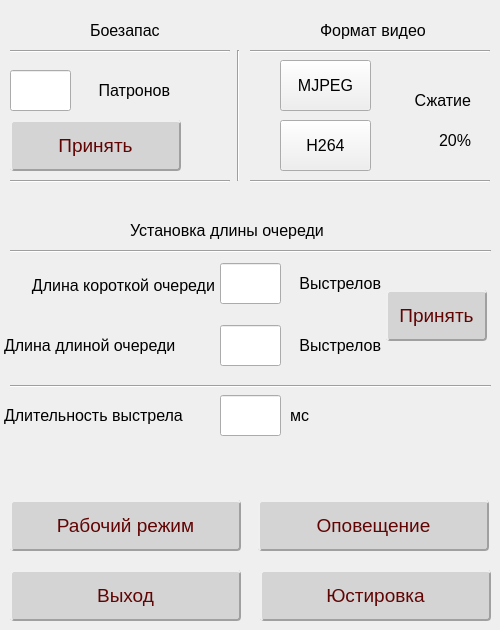
<?xml version="1.0" encoding="UTF-8"?>
<ui version="4.0">
 <class>serviceWidget</class>
 <widget class="QDialog" name="serviceWidget">
  <property name="geometry">
   <rect>
    <x>0</x>
    <y>0</y>
    <width>500</width>
    <height>630</height>
   </rect>
  </property>
  <property name="windowTitle">
   <string>Dialog</string>
  </property>
  <widget class="QPushButton" name="exitButton">
   <property name="geometry">
    <rect>
     <x>10</x>
     <y>570</y>
     <width>231</width>
     <height>51</height>
    </rect>
   </property>
   <property name="font">
    <font>
     <pointsize>14</pointsize>
    </font>
   </property>
   <property name="styleSheet">
    <string notr="true">QPushButton
{
	background-color: #D4D4D4;
    color:#610404;
    border: 2px outset #a0a0a0;
    border-radius: 4px;
}
    QPushButton:pressed
{
	background-color: #D4D4D4;
    color:#610404;
    border: 2px inset #a0a0a0;
    border-radius: 4px;
}</string>
   </property>
   <property name="text">
    <string>Выход</string>
   </property>
  </widget>
  <widget class="QPushButton" name="adjustmentButton">
   <property name="geometry">
    <rect>
     <x>260</x>
     <y>570</y>
     <width>231</width>
     <height>51</height>
    </rect>
   </property>
   <property name="font">
    <font>
     <pointsize>14</pointsize>
    </font>
   </property>
   <property name="styleSheet">
    <string notr="true">QPushButton
{
	background-color: #D4D4D4;
    color:#610404;
    border: 2px outset #a0a0a0;
    border-radius: 4px;
}
    QPushButton:pressed
{
	background-color: #D4D4D4;
    color:#610404;
    border: 2px inset #a0a0a0;
    border-radius: 4px;
}</string>
   </property>
   <property name="text">
    <string>Юстировка</string>
   </property>
  </widget>
  <widget class="QPushButton" name="modeButton">
   <property name="geometry">
    <rect>
     <x>10</x>
     <y>500</y>
     <width>231</width>
     <height>51</height>
    </rect>
   </property>
   <property name="font">
    <font>
     <pointsize>14</pointsize>
    </font>
   </property>
   <property name="styleSheet">
    <string notr="true">QPushButton
{
	background-color: #D4D4D4;
    color:#610404;
    border: 2px outset #a0a0a0;
    border-radius: 4px;
}
    QPushButton:pressed
{
	background-color: #D4D4D4;
    color:#610404;
    border: 2px inset #a0a0a0;
    border-radius: 4px;
}</string>
   </property>
   <property name="text">
    <string>Рабочий режим</string>
   </property>
  </widget>
  <widget class="QPushButton" name="soundButton">
   <property name="geometry">
    <rect>
     <x>258</x>
     <y>500</y>
     <width>231</width>
     <height>51</height>
    </rect>
   </property>
   <property name="font">
    <font>
     <pointsize>14</pointsize>
    </font>
   </property>
   <property name="styleSheet">
    <string notr="true">QPushButton
{
	background-color: #D4D4D4;
    color:#610404;
    border: 2px outset #a0a0a0;
    border-radius: 4px;
}
    QPushButton:pressed
{
	background-color: #D4D4D4;
    color:#610404;
    border: 2px inset #a0a0a0;
    border-radius: 4px;
}</string>
   </property>
   <property name="text">
    <string>Оповещение</string>
   </property>
  </widget>
  <widget class="Line" name="line_2">
   <property name="geometry">
    <rect>
     <x>10</x>
     <y>385</y>
     <width>481</width>
     <height>3</height>
    </rect>
   </property>
   <property name="orientation">
    <enum>Qt::Horizontal</enum>
   </property>
  </widget>
  <widget class="QPushButton" name="applyBurstLength">
   <property name="geometry">
    <rect>
     <x>386</x>
     <y>290</y>
     <width>101</width>
     <height>51</height>
    </rect>
   </property>
   <property name="font">
    <font>
     <pointsize>14</pointsize>
    </font>
   </property>
   <property name="styleSheet">
    <string notr="true">QPushButton
{
	background-color: #D4D4D4;
    color:#610404;
    border: 2px outset #a0a0a0;
    border-radius: 4px;
}
    QPushButton:pressed
{
	background-color: #D4D4D4;
    color:#610404;
    border: 2px inset #a0a0a0;
    border-radius: 4px;
}</string>
   </property>
   <property name="text">
    <string>Принять</string>
   </property>
  </widget>
  <widget class="QLabel" name="ammunitionValue">
   <property name="geometry">
    <rect>
     <x>80</x>
     <y>80</y>
     <width>90</width>
     <height>20</height>
    </rect>
   </property>
   <property name="font">
    <font>
     <pointsize>12</pointsize>
    </font>
   </property>
   <property name="text">
    <string>Патронов</string>
   </property>
   <property name="alignment">
    <set>Qt::AlignRight|Qt::AlignTrailing|Qt::AlignVCenter</set>
   </property>
  </widget>
  <widget class="QLineEdit" name="ammunitionInput">
   <property name="geometry">
    <rect>
     <x>10</x>
     <y>70</y>
     <width>61</width>
     <height>41</height>
    </rect>
   </property>
   <property name="font">
    <font>
     <pointsize>12</pointsize>
    </font>
   </property>
   <property name="focusPolicy">
    <enum>Qt::ClickFocus</enum>
   </property>
   <property name="layoutDirection">
    <enum>Qt::LeftToRight</enum>
   </property>
   <property name="styleSheet">
    <string notr="true"/>
   </property>
   <property name="text">
    <string/>
   </property>
  </widget>
  <widget class="QLabel" name="shortUnitLabel">
   <property name="geometry">
    <rect>
     <x>290</x>
     <y>273</y>
     <width>91</width>
     <height>20</height>
    </rect>
   </property>
   <property name="font">
    <font>
     <pointsize>12</pointsize>
    </font>
   </property>
   <property name="text">
    <string>Выстрелов</string>
   </property>
   <property name="alignment">
    <set>Qt::AlignRight|Qt::AlignTrailing|Qt::AlignVCenter</set>
   </property>
  </widget>
  <widget class="QLabel" name="longUnitLabel">
   <property name="geometry">
    <rect>
     <x>290</x>
     <y>335</y>
     <width>91</width>
     <height>20</height>
    </rect>
   </property>
   <property name="font">
    <font>
     <pointsize>12</pointsize>
    </font>
   </property>
   <property name="text">
    <string>Выстрелов</string>
   </property>
   <property name="alignment">
    <set>Qt::AlignRight|Qt::AlignTrailing|Qt::AlignVCenter</set>
   </property>
  </widget>
  <widget class="QLineEdit" name="shortBurstLengthInput">
   <property name="geometry">
    <rect>
     <x>220</x>
     <y>263</y>
     <width>61</width>
     <height>41</height>
    </rect>
   </property>
   <property name="font">
    <font>
     <pointsize>12</pointsize>
    </font>
   </property>
   <property name="focusPolicy">
    <enum>Qt::ClickFocus</enum>
   </property>
   <property name="layoutDirection">
    <enum>Qt::LeftToRight</enum>
   </property>
   <property name="styleSheet">
    <string notr="true"/>
   </property>
   <property name="text">
    <string/>
   </property>
  </widget>
  <widget class="QLineEdit" name="longBurstLengthInput">
   <property name="geometry">
    <rect>
     <x>220</x>
     <y>325</y>
     <width>61</width>
     <height>41</height>
    </rect>
   </property>
   <property name="font">
    <font>
     <pointsize>12</pointsize>
    </font>
   </property>
   <property name="focusPolicy">
    <enum>Qt::ClickFocus</enum>
   </property>
   <property name="layoutDirection">
    <enum>Qt::LeftToRight</enum>
   </property>
   <property name="styleSheet">
    <string notr="true"/>
   </property>
   <property name="text">
    <string/>
   </property>
  </widget>
  <widget class="QLabel" name="shortLabel">
   <property name="geometry">
    <rect>
     <x>4</x>
     <y>275</y>
     <width>211</width>
     <height>20</height>
    </rect>
   </property>
   <property name="font">
    <font>
     <pointsize>12</pointsize>
    </font>
   </property>
   <property name="text">
    <string>Длина короткой очереди</string>
   </property>
   <property name="alignment">
    <set>Qt::AlignRight|Qt::AlignTrailing|Qt::AlignVCenter</set>
   </property>
  </widget>
  <widget class="QLabel" name="longLabel">
   <property name="geometry">
    <rect>
     <x>4</x>
     <y>335</y>
     <width>211</width>
     <height>20</height>
    </rect>
   </property>
   <property name="font">
    <font>
     <pointsize>12</pointsize>
    </font>
   </property>
   <property name="text">
    <string>Длина длиной очереди</string>
   </property>
  </widget>
  <widget class="QPushButton" name="applyAmmunition">
   <property name="geometry">
    <rect>
     <x>10</x>
     <y>120</y>
     <width>171</width>
     <height>51</height>
    </rect>
   </property>
   <property name="font">
    <font>
     <pointsize>14</pointsize>
    </font>
   </property>
   <property name="styleSheet">
    <string notr="true">QPushButton
{
	background-color: #D4D4D4;
    color:#610404;
    border: 2px outset #a0a0a0;
    border-radius: 4px;
}
    QPushButton:pressed
{
	background-color: #D4D4D4;
    color:#610404;
    border: 2px inset #a0a0a0;
    border-radius: 4px;
}</string>
   </property>
   <property name="text">
    <string>Принять</string>
   </property>
  </widget>
  <widget class="Line" name="line_3">
   <property name="geometry">
    <rect>
     <x>10</x>
     <y>250</y>
     <width>481</width>
     <height>3</height>
    </rect>
   </property>
   <property name="orientation">
    <enum>Qt::Horizontal</enum>
   </property>
  </widget>
  <widget class="QLabel" name="singleFireLabel">
   <property name="geometry">
    <rect>
     <x>4</x>
     <y>405</y>
     <width>211</width>
     <height>20</height>
    </rect>
   </property>
   <property name="font">
    <font>
     <pointsize>12</pointsize>
    </font>
   </property>
   <property name="text">
    <string>Длительность выстрела</string>
   </property>
  </widget>
  <widget class="QLineEdit" name="singleShotTimeInput">
   <property name="geometry">
    <rect>
     <x>220</x>
     <y>395</y>
     <width>61</width>
     <height>41</height>
    </rect>
   </property>
   <property name="font">
    <font>
     <pointsize>12</pointsize>
    </font>
   </property>
   <property name="focusPolicy">
    <enum>Qt::ClickFocus</enum>
   </property>
   <property name="layoutDirection">
    <enum>Qt::LeftToRight</enum>
   </property>
   <property name="styleSheet">
    <string notr="true"/>
   </property>
   <property name="text">
    <string/>
   </property>
  </widget>
  <widget class="QLabel" name="singleFireUnitLabel">
   <property name="geometry">
    <rect>
     <x>290</x>
     <y>405</y>
     <width>91</width>
     <height>20</height>
    </rect>
   </property>
   <property name="font">
    <font>
     <pointsize>12</pointsize>
    </font>
   </property>
   <property name="text">
    <string>мс</string>
   </property>
  </widget>
  <widget class="QLabel" name="burstlengthTitleLabel">
   <property name="geometry">
    <rect>
     <x>130</x>
     <y>220</y>
     <width>231</width>
     <height>20</height>
    </rect>
   </property>
   <property name="font">
    <font>
     <pointsize>12</pointsize>
    </font>
   </property>
   <property name="text">
    <string>Установка длины очереди</string>
   </property>
  </widget>
  <widget class="QLabel" name="ammunitionTitleLabel">
   <property name="geometry">
    <rect>
     <x>90</x>
     <y>20</y>
     <width>81</width>
     <height>20</height>
    </rect>
   </property>
   <property name="font">
    <font>
     <pointsize>12</pointsize>
    </font>
   </property>
   <property name="text">
    <string>Боезапас</string>
   </property>
  </widget>
  <widget class="Line" name="line_4">
   <property name="geometry">
    <rect>
     <x>10</x>
     <y>180</y>
     <width>220</width>
     <height>3</height>
    </rect>
   </property>
   <property name="orientation">
    <enum>Qt::Horizontal</enum>
   </property>
  </widget>
  <widget class="Line" name="line_5">
   <property name="geometry">
    <rect>
     <x>10</x>
     <y>50</y>
     <width>220</width>
     <height>3</height>
    </rect>
   </property>
   <property name="orientation">
    <enum>Qt::Horizontal</enum>
   </property>
  </widget>
  <widget class="QLabel" name="compressionTitle">
   <property name="geometry">
    <rect>
     <x>400</x>
     <y>90</y>
     <width>71</width>
     <height>20</height>
    </rect>
   </property>
   <property name="font">
    <font>
     <pointsize>12</pointsize>
    </font>
   </property>
   <property name="text">
    <string>Сжатие</string>
   </property>
   <property name="alignment">
    <set>Qt::AlignRight|Qt::AlignTrailing|Qt::AlignVCenter</set>
   </property>
  </widget>
  <widget class="QPushButton" name="h264Button">
   <property name="geometry">
    <rect>
     <x>280</x>
     <y>120</y>
     <width>91</width>
     <height>51</height>
    </rect>
   </property>
   <property name="font">
    <font>
     <pointsize>12</pointsize>
    </font>
   </property>
   <property name="text">
    <string>H264</string>
   </property>
  </widget>
  <widget class="QLabel" name="compressionValueLabel">
   <property name="geometry">
    <rect>
     <x>400</x>
     <y>130</y>
     <width>71</width>
     <height>20</height>
    </rect>
   </property>
   <property name="font">
    <font>
     <pointsize>12</pointsize>
    </font>
   </property>
   <property name="text">
    <string>20%</string>
   </property>
   <property name="alignment">
    <set>Qt::AlignRight|Qt::AlignTrailing|Qt::AlignVCenter</set>
   </property>
  </widget>
  <widget class="QPushButton" name="mjpegButton">
   <property name="geometry">
    <rect>
     <x>280</x>
     <y>60</y>
     <width>91</width>
     <height>51</height>
    </rect>
   </property>
   <property name="font">
    <font>
     <pointsize>12</pointsize>
    </font>
   </property>
   <property name="text">
    <string>MJPEG</string>
   </property>
  </widget>
  <widget class="Line" name="line">
   <property name="geometry">
    <rect>
     <x>237</x>
     <y>50</y>
     <width>3</width>
     <height>131</height>
    </rect>
   </property>
   <property name="orientation">
    <enum>Qt::Vertical</enum>
   </property>
  </widget>
  <widget class="Line" name="line_6">
   <property name="geometry">
    <rect>
     <x>250</x>
     <y>180</y>
     <width>240</width>
     <height>3</height>
    </rect>
   </property>
   <property name="orientation">
    <enum>Qt::Horizontal</enum>
   </property>
  </widget>
  <widget class="Line" name="line_7">
   <property name="geometry">
    <rect>
     <x>250</x>
     <y>50</y>
     <width>240</width>
     <height>3</height>
    </rect>
   </property>
   <property name="orientation">
    <enum>Qt::Horizontal</enum>
   </property>
  </widget>
  <widget class="QLabel" name="formatVideoTitleLabel">
   <property name="geometry">
    <rect>
     <x>320</x>
     <y>20</y>
     <width>151</width>
     <height>20</height>
    </rect>
   </property>
   <property name="font">
    <font>
     <pointsize>12</pointsize>
    </font>
   </property>
   <property name="text">
    <string>Формат видео</string>
   </property>
  </widget>
 </widget>
 <resources/>
 <connections/>
</ui>
